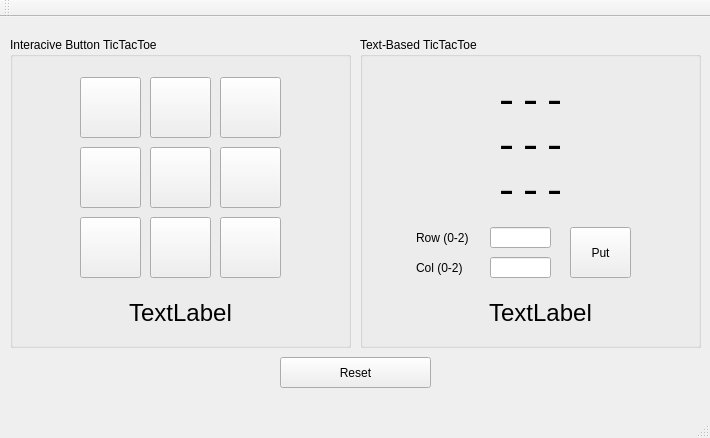
<?xml version="1.0" encoding="UTF-8"?>
<ui version="4.0">
 <class>TicTacToeWindow</class>
 <widget class="QMainWindow" name="TicTacToeWindow">
  <property name="geometry">
   <rect>
    <x>0</x>
    <y>0</y>
    <width>710</width>
    <height>438</height>
   </rect>
  </property>
  <property name="windowTitle">
   <string>TicTacToeWindow</string>
  </property>
  <widget class="QWidget" name="centralWidget">
   <widget class="QGroupBox" name="groupBox">
    <property name="geometry">
     <rect>
      <x>10</x>
      <y>20</y>
      <width>341</width>
      <height>311</height>
     </rect>
    </property>
    <property name="title">
     <string>Interacive Button TicTacToe</string>
    </property>
    <widget class="QPushButton" name="board00">
     <property name="geometry">
      <rect>
       <x>70</x>
       <y>40</y>
       <width>61</width>
       <height>61</height>
      </rect>
     </property>
     <property name="text">
      <string/>
     </property>
    </widget>
    <widget class="QPushButton" name="board01">
     <property name="geometry">
      <rect>
       <x>140</x>
       <y>40</y>
       <width>61</width>
       <height>61</height>
      </rect>
     </property>
     <property name="text">
      <string/>
     </property>
    </widget>
    <widget class="QPushButton" name="board02">
     <property name="geometry">
      <rect>
       <x>210</x>
       <y>40</y>
       <width>61</width>
       <height>61</height>
      </rect>
     </property>
     <property name="text">
      <string/>
     </property>
    </widget>
    <widget class="QPushButton" name="board12">
     <property name="geometry">
      <rect>
       <x>210</x>
       <y>110</y>
       <width>61</width>
       <height>61</height>
      </rect>
     </property>
     <property name="text">
      <string/>
     </property>
    </widget>
    <widget class="QPushButton" name="board10">
     <property name="geometry">
      <rect>
       <x>70</x>
       <y>110</y>
       <width>61</width>
       <height>61</height>
      </rect>
     </property>
     <property name="text">
      <string/>
     </property>
    </widget>
    <widget class="QPushButton" name="board11">
     <property name="geometry">
      <rect>
       <x>140</x>
       <y>110</y>
       <width>61</width>
       <height>61</height>
      </rect>
     </property>
     <property name="text">
      <string/>
     </property>
    </widget>
    <widget class="QPushButton" name="board22">
     <property name="geometry">
      <rect>
       <x>210</x>
       <y>180</y>
       <width>61</width>
       <height>61</height>
      </rect>
     </property>
     <property name="text">
      <string/>
     </property>
    </widget>
    <widget class="QPushButton" name="board20">
     <property name="geometry">
      <rect>
       <x>70</x>
       <y>180</y>
       <width>61</width>
       <height>61</height>
      </rect>
     </property>
     <property name="text">
      <string/>
     </property>
    </widget>
    <widget class="QPushButton" name="board21">
     <property name="geometry">
      <rect>
       <x>140</x>
       <y>180</y>
       <width>61</width>
       <height>61</height>
      </rect>
     </property>
     <property name="text">
      <string/>
     </property>
    </widget>
    <widget class="QLabel" name="IBStatusLabel">
     <property name="geometry">
      <rect>
       <x>30</x>
       <y>260</y>
       <width>281</width>
       <height>31</height>
      </rect>
     </property>
     <property name="font">
      <font>
       <pointsize>18</pointsize>
      </font>
     </property>
     <property name="text">
      <string>TextLabel</string>
     </property>
     <property name="alignment">
      <set>Qt::AlignCenter</set>
     </property>
    </widget>
   </widget>
   <widget class="QGroupBox" name="groupBox_2">
    <property name="geometry">
     <rect>
      <x>360</x>
      <y>20</y>
      <width>341</width>
      <height>311</height>
     </rect>
    </property>
    <property name="title">
     <string>Text-Based TicTacToe</string>
    </property>
    <widget class="QLabel" name="boardLabel">
     <property name="geometry">
      <rect>
       <x>80</x>
       <y>30</y>
       <width>181</width>
       <height>161</height>
      </rect>
     </property>
     <property name="font">
      <font>
       <family>Consolas</family>
       <pointsize>30</pointsize>
      </font>
     </property>
     <property name="text">
      <string>&lt;html&gt;&lt;head/&gt;&lt;body&gt;&lt;p&gt;---&lt;br/&gt;---&lt;br/&gt;---&lt;/p&gt;&lt;/body&gt;&lt;/html&gt;</string>
     </property>
     <property name="alignment">
      <set>Qt::AlignCenter</set>
     </property>
    </widget>
    <widget class="QLabel" name="TBStatusLabel">
     <property name="geometry">
      <rect>
       <x>40</x>
       <y>260</y>
       <width>281</width>
       <height>31</height>
      </rect>
     </property>
     <property name="font">
      <font>
       <pointsize>18</pointsize>
      </font>
     </property>
     <property name="text">
      <string>TextLabel</string>
     </property>
     <property name="alignment">
      <set>Qt::AlignCenter</set>
     </property>
    </widget>
    <widget class="QLineEdit" name="rowInput">
     <property name="geometry">
      <rect>
       <x>130</x>
       <y>190</y>
       <width>61</width>
       <height>21</height>
      </rect>
     </property>
    </widget>
    <widget class="QLineEdit" name="colInput">
     <property name="geometry">
      <rect>
       <x>130</x>
       <y>220</y>
       <width>61</width>
       <height>21</height>
      </rect>
     </property>
    </widget>
    <widget class="QLabel" name="label">
     <property name="geometry">
      <rect>
       <x>56</x>
       <y>190</y>
       <width>61</width>
       <height>21</height>
      </rect>
     </property>
     <property name="text">
      <string>Row (0-2)</string>
     </property>
    </widget>
    <widget class="QLabel" name="label_2">
     <property name="geometry">
      <rect>
       <x>56</x>
       <y>220</y>
       <width>61</width>
       <height>21</height>
      </rect>
     </property>
     <property name="text">
      <string>Col (0-2)</string>
     </property>
    </widget>
    <widget class="QPushButton" name="pushButton">
     <property name="geometry">
      <rect>
       <x>210</x>
       <y>190</y>
       <width>61</width>
       <height>51</height>
      </rect>
     </property>
     <property name="text">
      <string>Put</string>
     </property>
    </widget>
   </widget>
   <widget class="QPushButton" name="resetButton">
    <property name="geometry">
     <rect>
      <x>280</x>
      <y>340</y>
      <width>151</width>
      <height>31</height>
     </rect>
    </property>
    <property name="text">
     <string>Reset</string>
    </property>
   </widget>
  </widget>
  <widget class="QMenuBar" name="menuBar">
   <property name="geometry">
    <rect>
     <x>0</x>
     <y>0</y>
     <width>710</width>
     <height>21</height>
    </rect>
   </property>
  </widget>
  <widget class="QToolBar" name="mainToolBar">
   <attribute name="toolBarArea">
    <enum>TopToolBarArea</enum>
   </attribute>
   <attribute name="toolBarBreak">
    <bool>false</bool>
   </attribute>
  </widget>
  <widget class="QStatusBar" name="statusBar"/>
 </widget>
 <layoutdefault spacing="6" margin="11"/>
 <resources/>
 <connections/>
</ui>
